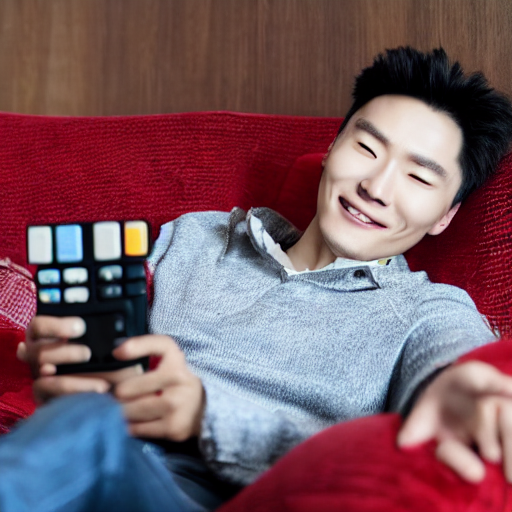
#> input picture 1.png, 512 x 512 px
$ python blacked.py
#> lines starting #> are read from the running program, lines starting #| are printed output that depends on the picture
import cv2
import numpy as np

# Load the image
image = cv2.imread('1.png', cv2.IMREAD_COLOR)
#> image is the input picture: shape (512, 512, 3); mean B, G, R 98.4, 89.3, 121

# Define the region of the image where you want to black out
# For example, let's black out the top right quarter of the image
height, width, _ = image.shape
#> height = 512; width = 512
start_y = 0
end_y = height // 2
#> end_y = 256
start_x = width // 2
#> start_x = 256
end_x = width
#> end_x = 512

# Black out the selected region of the image
image[start_y:end_y, start_x:end_x] = 0
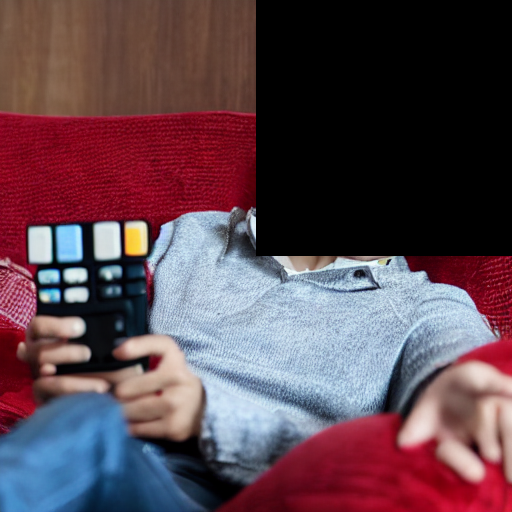
#> image: shape (512, 512, 3); mean B, G, R 79.2, 69.4, 93.1

# Save the modified image
cv2.imwrite('blacked_out_image.jpg', image)
